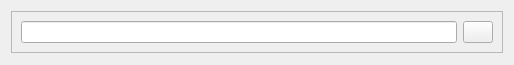
<?xml version="1.0" encoding="UTF-8"?>
<ui version="4.0">
 <class>plan_regulation_group_form</class>
 <widget class="QWidget" name="plan_regulation_group_form">
  <property name="geometry">
   <rect>
    <x>0</x>
    <y>0</y>
    <width>514</width>
    <height>65</height>
   </rect>
  </property>
  <property name="sizePolicy">
   <sizepolicy hsizetype="Preferred" vsizetype="Maximum">
    <horstretch>0</horstretch>
    <verstretch>0</verstretch>
   </sizepolicy>
  </property>
  <property name="windowTitle">
   <string>Form</string>
  </property>
  <layout class="QVBoxLayout" name="verticalLayout_2">
   <item>
    <widget class="QFrame" name="frame">
     <property name="sizePolicy">
      <sizepolicy hsizetype="Preferred" vsizetype="Maximum">
       <horstretch>0</horstretch>
       <verstretch>0</verstretch>
      </sizepolicy>
     </property>
     <property name="frameShape">
      <enum>QFrame::StyledPanel</enum>
     </property>
     <property name="frameShadow">
      <enum>QFrame::Raised</enum>
     </property>
     <layout class="QVBoxLayout" name="verticalLayout">
      <item>
       <layout class="QHBoxLayout" name="horizontalLayout">
        <item>
         <widget class="QLineEdit" name="heading">
          <property name="sizePolicy">
           <sizepolicy hsizetype="Expanding" vsizetype="Fixed">
            <horstretch>0</horstretch>
            <verstretch>0</verstretch>
           </sizepolicy>
          </property>
          <property name="text">
           <string/>
          </property>
         </widget>
        </item>
        <item>
         <widget class="QPushButton" name="del_btn">
          <property name="sizePolicy">
           <sizepolicy hsizetype="Fixed" vsizetype="Fixed">
            <horstretch>0</horstretch>
            <verstretch>0</verstretch>
           </sizepolicy>
          </property>
          <property name="maximumSize">
           <size>
            <width>30</width>
            <height>16777215</height>
           </size>
          </property>
          <property name="text">
           <string/>
          </property>
         </widget>
        </item>
       </layout>
      </item>
     </layout>
    </widget>
   </item>
  </layout>
 </widget>
 <resources/>
 <connections/>
</ui>
